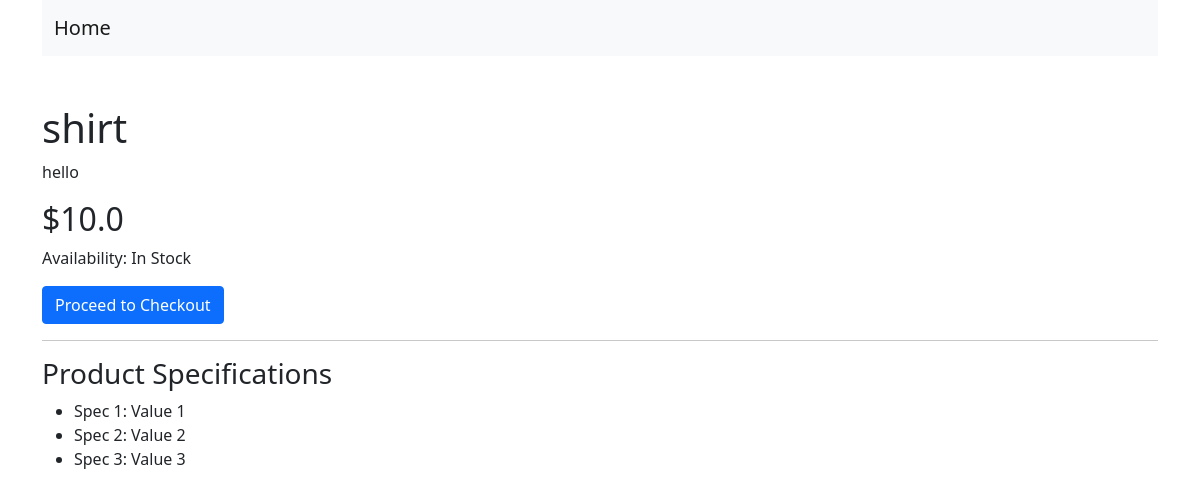
Before: /product-detail/1/ with the older database file.
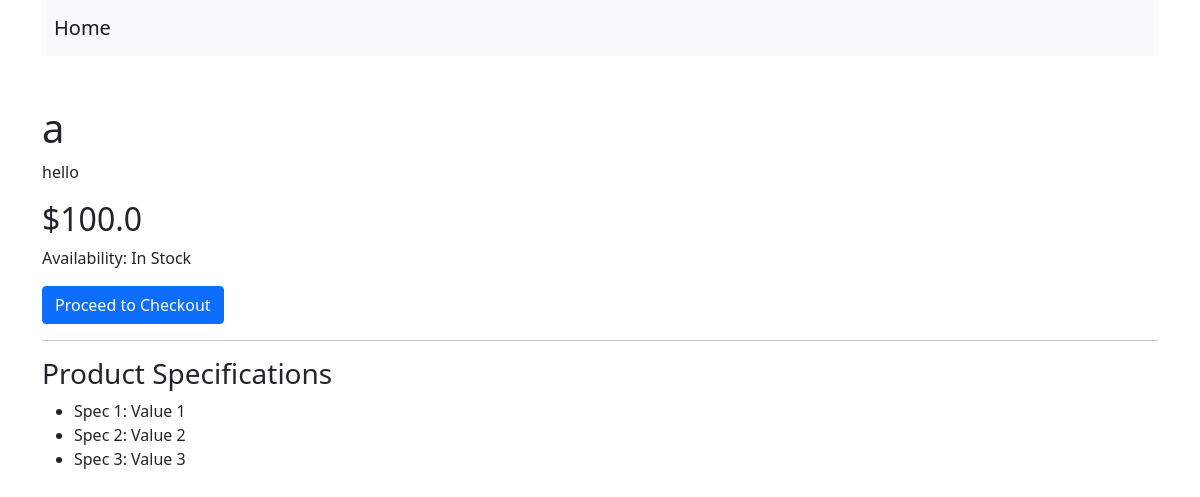
After: the same page with the newer database file.
### core/models.py (models this page shows, shortened)
class Product(db.Model):
    id = db.Column(db.Integer, primary_key=True)
    title = db.Column(db.String(100), nullable=False)
    price = db.Column(db.Float, nullable=False)
    description = db.Column(db.Text, nullable=False)
    date_created = db.Column(db.DateTime, nullable=False, default=datetime.utcnow)

### core/routes.py (the view)
@app.route("/product-detail/<pk>/", methods=["GET", ])
def product_detail_page(pk):
    product = Product.query.filter_by(id=pk).first()
    if product is None:
        raise abort(404)
    return render_template("main/product-detail.html", product=product)

### core/templates/main/product-detail.html
{% extends "components/base.html" %}
{% block content %}
    <div class="row pt-5">
        <div class="col-md-6">
            <h1>{{ product.title }}</h1>
            <p>{{ product.description }}</p>
            <h2>${{ product.price }}</h2>
            <p>Availability: In Stock</p>
            <a href="{{ url_for('checkout_page') }}?product_id={{ product.id }}"
                class="btn btn-primary">Proceed to Checkout
            </a>
        </div>
    </div>
    <hr>
    <h3>Product Specifications</h3>
    <ul>
        <li>Spec 1: Value 1</li>
        <li>Spec 2: Value 2</li>
        <li>Spec 3: Value 3</li>
    </ul>
{% endblock content %}

### core/templates/components/base.html (shortened to what this page needs)
<!doctype html>
<html lang="en">
  <head>
    <link href="https://cdn.jsdelivr.net/npm/bootstrap@5.0.2/dist/css/bootstrap.min.css" rel="stylesheet">
  </head>
  <body class="container">
    {% include "components/navbar.html" %}
    {% block content %}
    {% endblock content %}
  </body>
</html>

### core/templates/components/navbar.html (shortened to what this page needs)
<nav class="navbar navbar-expand-lg navbar-light bg-light">
    <div class="container-fluid">
      <a class="navbar-brand" href="{{ url_for('product_page') }}">Home</a>
    </div>
  </nav>

Changed rows visible on the page:
changed Product "hello": title "shirt" → "a"; price "10.0" → "100.0"
